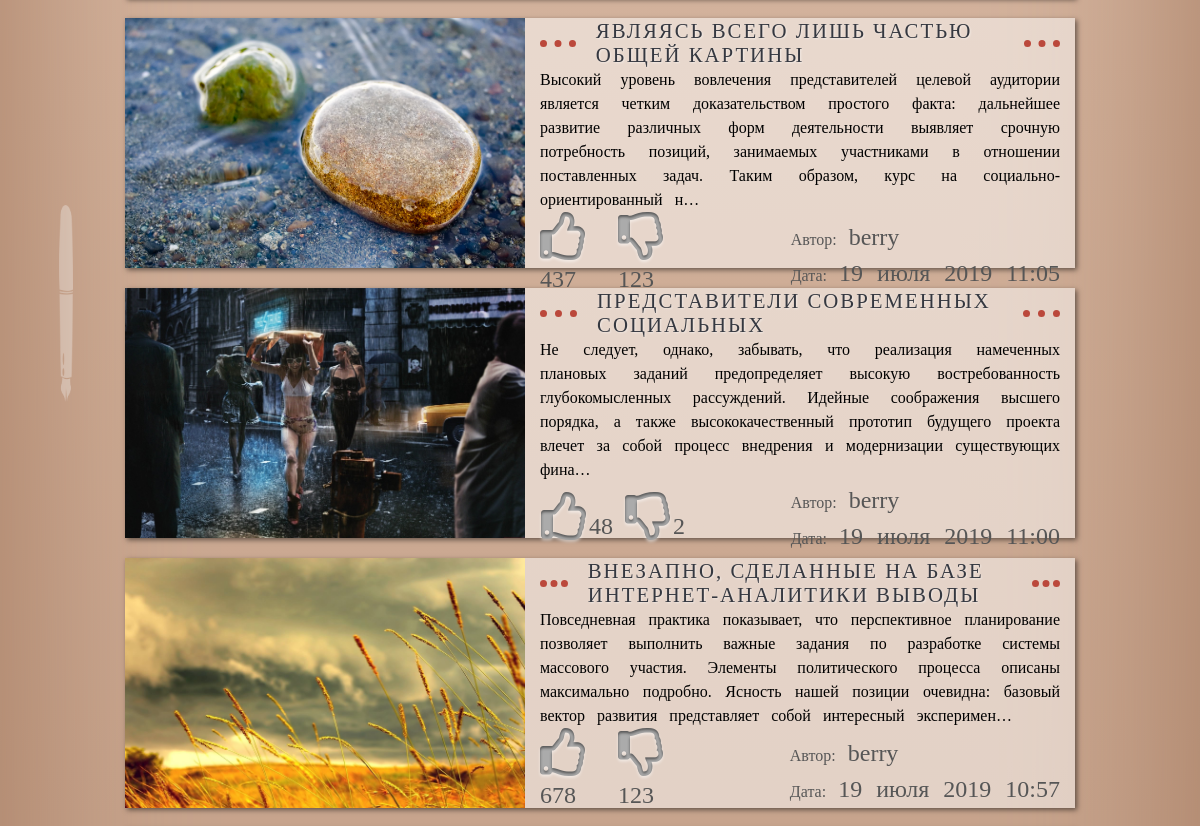
The page /search/ (middle part) on the database as committed earlier.
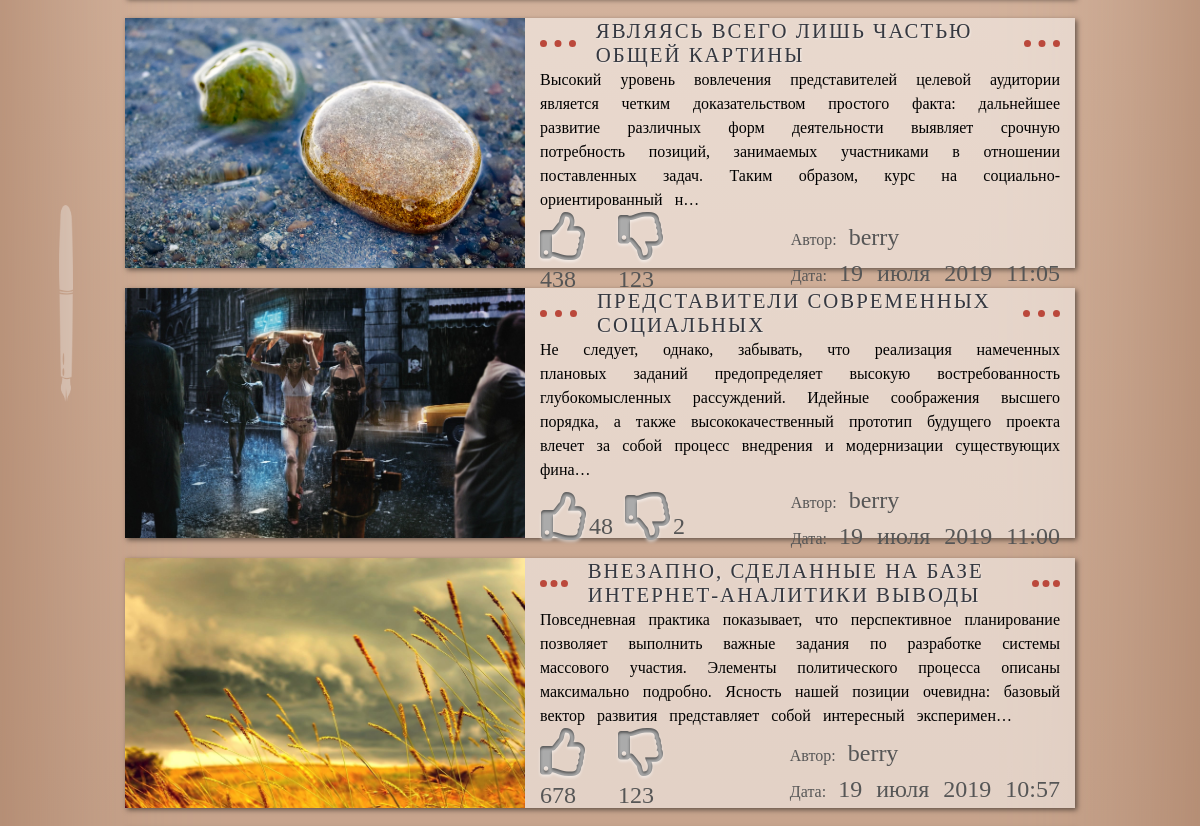
The same page on the database as committed later.
### blog/models.py (models this page shows, shortened)
class Article(models.Model):
    RUBRIC = (
        ('all', "Статьи"),
        ('travel', "Путешествия"),
        ('coffee_country', "Страна Кофе"),
        ('hand_made', "Hand made"),
        ('places_and_events', "Места и события")
    )
    active = models.BooleanField()
    rubric = models.CharField(
        max_length=100, choices=RUBRIC, verbose_name="Рубрика", default="all")
    title = models.CharField(max_length=100, verbose_name="Название статьи")
    text_article = RichTextField()
    text_preview = models.CharField(max_length=255)
    date = models.DateTimeField(default=timezone.now)
    avtor = models.ForeignKey(User, on_delete=models.CASCADE)
    like = models.BigIntegerField()
    dislike = models.BigIntegerField()
    views_all = models.IntegerField('Просмотры', default=0)
    image = models.ImageField(upload_to='pictures/', null=True, blank=True)
    class Meta:
        verbose_name = "Статья"
        verbose_name_plural = "Статьи"

### blog/views.py (the view, shortened to what this page needs)
# urls.py: path('search/', views.SearchArticleView.as_view(), name='search'),
class SearchArticleView(ListView):
    model = Article
    template_name = 'blog/search.html'
    context_object_name = 'article'
    ordering = ['-date']
    def get_context_data(self, **kwargs):
        ctx = super(SearchArticleView, self).get_context_data(**kwargs)
        random_index = randint(0, Article.objects.count() - 3)
        question = self.request.GET.get('q')
        return ctx

### blog/templates/blog/search.html (shortened to what this page needs)
{% extends 'blog/main.html' %}
{% load static %}
{% block search %}
<section id="search_page">
  {% if article %}
  {% for article in article %}
  <div class="search_article">
    <div class="search_wrapper_img">
      <img src="{{ BASE_DIR }}{{ article.image.url }}" alt="">
    </div>
    <div class="search_text_article">
      <h4>{{ article.title }}</h4>
      <p>{{ article.text_article|striptags|truncatechars:300 }}</p>
      <div class="about_article">
        <div class="social_mini">
          <p><i class="far fa-thumbs-up"></i><span>{{ article.like }}</span></p>
          <p><i class="far fa-thumbs-down"></i><span>{{ article.dislike }}</span></p>
        </div>
        <div class="author_date_article">
          <p>Автор: <span>{{ article.avtor }}</span></p>
          <p>Дата: <span>{{ article.date|date:"d E Y H:i" }}</span></p>
        </div>
      </div>
    </div>
  </div>
  {% endfor %}
  {% else %}
    <p>По вашему запросу <span>{{ question }}</span> ни чего не найдено. Попробуйте ещё раз.</p>
  {% endif %}
</section>
{% endblock search %}

Rows that differ between the two databases and show on the page:
changed Article "19 июля 2019 11:05": like "437" → "438"
